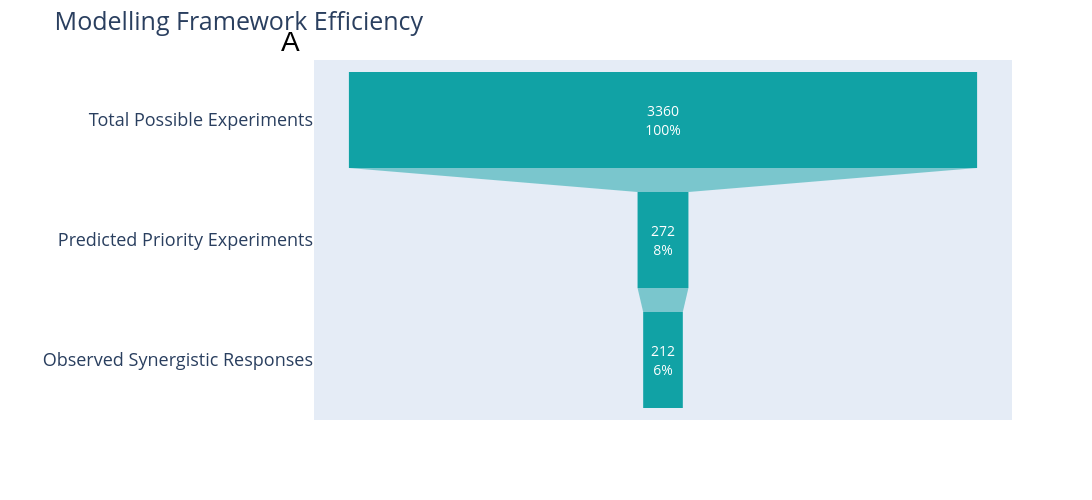

Notebook source saved alongside this figure:
### Code cell
# FUNNEL PLOT /////////////////////////////////////////////
fig = px.funnel(
    x=[possible_tests, selected_tests, synergiestic_responses,
    #   total_TP
        ],
    y=['Total Possible Experiments', 'Predicted Priority Experiments', 'Observed Synergistic Responses',
    #    'Correctly Predicted Synergistic Responses'
       ],
    color_discrete_sequence=['#11a2a5', '#EEA9FC', '#FF6F61', '#FFB74D'],
)
# Add percentage of total to the labels

fig.update_traces(
    textinfo='value+percent initial',
    textfont_size=14,
    textposition='inside',
    hoverinfo='text',
    hovertemplate='%{y}: %{x} combinations<br>'
)
fig.update_layout(
    title='Modelling Framework Efficiency',
    yaxis_title='',
    xaxis_title='Number of combinations',
    showlegend=False,
    font=dict(size=18),
    width=1200,
    height=500,
)

# fig.write_html(os.path.join(main_path, 'funnel_plot.html'), include_plotlyjs='cdn', auto_open=True)
fig.show()

### Figure 1 — Plotly figure (JSON) as saved in the notebook; plotly's stock layout.template omitted (floating-point values rounded to 4 significant figures)
{"data": [{"hoverinfo": "text", "hovertemplate": "%{y}: %{x} combinations<br>", "legendgroup": "", "marker": {"color": "#11a2a5"}, "name": "", "orientation": "h", "showlegend": false, "textfont": {"size": 14}, "textinfo": "value+percent initial", "textposition": "inside", "type": "funnel", "x": [3360, 272, 212], "xaxis": "x", "y": ["Total Possible Experiments", "Predicted Priority Experiments", "Observed Synergistic Responses"], "yaxis": "y"}], "layout": {"annotations": [{"font": {"color": "black", "family": "Arial", "size": 28}, "showarrow": false, "text": "A", "x": -0.05, "xanchor": "left", "xref": "paper", "y": 1.1, "yanchor": "top", "yref": "paper"}], "font": {"size": 18}, "height": 500, "legend": {"tracegroupgap": 0}, "margin": {"t": 60}, "showlegend": false, "title": {"text": "Modelling Framework Efficiency"}, "width": 1200, "xaxis": {"anchor": "y", "domain": [0, 1], "title": {"text": "Number of combinations"}}, "yaxis": {"anchor": "x", "domain": [0, 1], "title": {"text": ""}}}}
